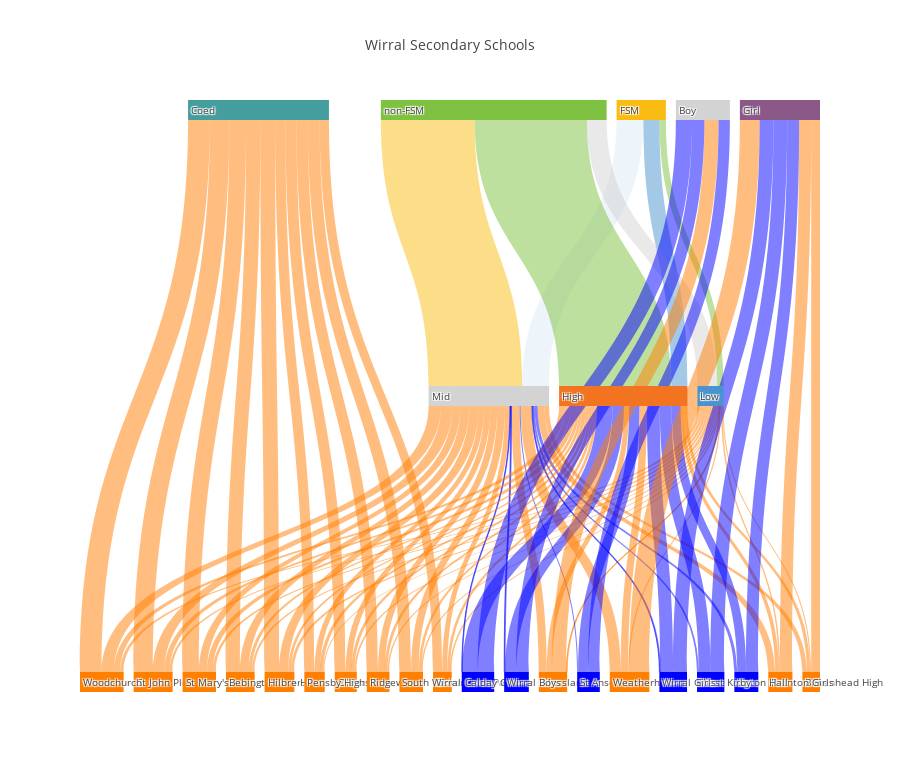

Source (notebook cell):
### Code cell
import plotly.graph_objs as go
import pandas as pd
from plotly.offline import download_plotlyjs, init_notebook_mode, plot, iplot
init_notebook_mode(connected=True)

# Nodes & links
nodes = [
["ID","Label","Color"],
# 20 schools
[0,"Bebington Sports","#FF7F00"],
[1,"Birkenhead High","#FF7F00"],
[2,"Birkenhead Park","#FF7F00"],
[3,"Calday Grange","#0000FF"],
[4,"Hilbre High","#FF7F00"],
[5,"Mosslands","#FF7F00"],
[6,"Oldershaw","#FF7F00"],
[7,"Pensby High","#FF7F00"],
[8,"Prenton Girls","#FF7F00"],
[9,"Ridgeway","#FF7F00"],
[10,"South Wirral","#FF7F00"],
[11,"St Anselm's","#0000FF"],
[12,"St John Pless.","#FF7F00"],
[13,"St Mary's","#FF7F00"],
[14,"Upton Hall","#0000FF"],
[15,"Weatherhead","#FF7F00"],
[16,"West Kirby","#0000FF"],
[17,"Wirral Boys","#0000FF"],
[18,"Wirral Girls","#0000FF"],
[19,"Woodchurch","#FF7F00"],
# SES (FSM or non-FSM)
[20,"FSM","#FABC13"],
[21,"non-FSM","#7FC241"],
# Sex (Girl, Coed, Boy)
[22,"Girl","#8A5988"],
[23,"Coed","#449E9E"],
[24,"Boy","#D3D3D3"],
# Prior Attainment
[25,"Low","#4994CE"],
[26,"Mid","#D3D3D3"],
[27,"High","#F27420"],
# Selective
[28,"Grammar","#4994CE"],
[29,"SecMod","#F27420"],
]


# links with your data
links = [
["Source","Target","Value","Link Color"],
# fsm >> prior_attain
[20,25,416,"rgba(127, 194, 65, 0.5)"],
[20,26,1732,"rgba(219, 233, 246, 0.5)"],
[20,27,1040,"rgba(73, 148, 206, 0.5)"],
[21,25,1275,"rgba(211, 211, 211, 0.5)"],
[21,26,6068,"rgba(250, 188, 19, 0.5)"],
[21,27,7269,"rgba(127, 194, 65, 0.5)"],
    
# prior_attain >> school
[25,0,148,"rgba(255,127,0,0.5)"],
[25,1,69,"rgba(255,127,0,0.5)"],
[25,2,108,"rgba(255,127,0,0.5)"],
[25,3,0,"rgba(0,0,255,0.5)"],
[25,4,192,"rgba(255,127,0,0.5)"],
[25,5,55,"rgba(255,127,0,0.5)"],
[25,6,120,"rgba(255,127,0,0.5)"],
[25,7,72,"rgba(255,127,0,0.5)"],
[25,8,94,"rgba(255,127,0,0.5)"],
[25,9,96,"rgba(255,127,0,0.5)"],
[25,10,99,"rgba(255,127,0,0.5)"],
[25,11,0,"rgba(0,0,255,0.5)"],
[25,12,164,"rgba(255,127,0,0.5)"],
[25,13,184,"rgba(255,127,0,0.5)"],
[25,14,0,"rgba(0,0,255,0.5)"],
[25,15,78,"rgba(255,127,0,0.5)"],
[25,16,0,"rgba(0,0,255,0.5)"],
[25,17,0,"rgba(0,0,255,0.5)"],
[25,18,0,"rgba(0,0,255,0.5)"],
[25,19,212,"rgba(255,127,0,0.5)"],
[26,0,574,"rgba(255,127,0,0.5)"],
[26,1,295,"rgba(255,127,0,0.5)"],
[26,2,324,"rgba(255,127,0,0.5)"],
[26,3,42,"rgba(0,0,255,0.5)"],
[26,4,598,"rgba(255,127,0,0.5)"],
[26,5,523,"rgba(255,127,0,0.5)"],
[26,6,395,"rgba(255,127,0,0.5)"],
[26,7,364,"rgba(255,127,0,0.5)"],
[26,8,449,"rgba(255,127,0,0.5)"],
[26,9,447,"rgba(255,127,0,0.5)"],
[26,10,495,"rgba(255,127,0,0.5)"],
[26,11,66,"rgba(0,0,255,0.5)"],
[26,12,744,"rgba(255,127,0,0.5)"],
[26,13,519,"rgba(255,127,0,0.5)"],
[26,14,194,"rgba(0,0,255,0.5)"],
[26,15,724,"rgba(255,127,0,0.5)"],
[26,16,116,"rgba(0,0,255,0.5)"],
[26,17,63,"rgba(0,0,255,0.5)"],
[26,18,63,"rgba(0,0,255,0.5)"],
[26,19,805,"rgba(255,127,0,0.5)"],
[27,0,204,"rgba(255,127,0,0.5)"],
[27,1,205,"rgba(255,127,0,0.5)"],
[27,2,174,"rgba(255,127,0,0.5)"],
[27,3,1008,"rgba(0,0,255,0.5)"],
[27,4,173,"rgba(255,127,0,0.5)"],
[27,5,340,"rgba(255,127,0,0.5)"],
[27,6,198,"rgba(255,127,0,0.5)"],
[27,7,224,"rgba(255,127,0,0.5)"],
[27,8,237,"rgba(255,127,0,0.5)"],
[27,9,191,"rgba(255,127,0,0.5)"],
[27,10,168,"rgba(255,127,0,0.5)"],
[27,11,666,"rgba(0,0,255,0.5)"],
[27,12,352,"rgba(255,127,0,0.5)"],
[27,13,378,"rgba(255,127,0,0.5)"],
[27,14,581,"rgba(0,0,255,0.5)"],
[27,15,479,"rgba(255,127,0,0.5)"],
[27,16,769,"rgba(0,0,255,0.5)"],
[27,17,734,"rgba(0,0,255,0.5)"],
[27,18,832,"rgba(0,0,255,0.5)"],
[27,19,396,"rgba(255,127,0,0.5)"],

# sex >> school
[23,0,926,"rgba(255,127,0,0.5)"],
[22,1,569,"rgba(255,127,0,0.5)"],
[23,2,606,"rgba(255,127,0,0.5)"],
[24,3,1050,"rgba(0,0,255,0.5)"],
[23,4,963,"rgba(255,127,0,0.5)"],
[24,5,918,"rgba(255,127,0,0.5)"],
[23,6,713,"rgba(255,127,0,0.5)"],
[23,7,660,"rgba(255,127,0,0.5)"],
[22,8,780,"rgba(255,127,0,0.5)"],
[23,9,734,"rgba(255,127,0,0.5)"],
[23,10,762,"rgba(255,127,0,0.5)"],
[24,11,732,"rgba(0,0,255,0.5)"],
[23,12,1260,"rgba(255,127,0,0.5)"],
[23,13,1081,"rgba(255,127,0,0.5)"],
[22,14,775,"rgba(0,0,255,0.5)"],
[22,15,1281,"rgba(255,127,0,0.5)"],
[22,16,885,"rgba(0,0,255,0.5)"],
[24,17,797,"rgba(0,0,255,0.5)"],
[22,18,895,"rgba(0,0,255,0.5)"],
[23,19,1413,"rgba(255,127,0,0.5)"],
]
# Retrieve headers and build dataframes
nodes_headers = nodes.pop(0)
links_headers = links.pop(0)
df_nodes = pd.DataFrame(nodes, columns = nodes_headers)
df_links = pd.DataFrame(links, columns = links_headers)

# Sankey plot setup
data_trace = dict(
    type='sankey',
    domain = dict(
      x =  [0,1],
      y =  [0,1]
    ),
    orientation = "v",
    valueformat = ".0f",
    node = dict(
      pad = 10,
    # thickness = 30,
      line = dict(
        color = "black",
        width = 0
      ),
      label =  df_nodes['Label'].dropna(axis=0, how='any'),
      color = df_nodes['Color']
    ),
    link = dict(
      source = df_links['Source'].dropna(axis=0, how='any'),
      target = df_links['Target'].dropna(axis=0, how='any'),
      value = df_links['Value'].dropna(axis=0, how='any'),
      color = df_links['Link Color'].dropna(axis=0, how='any'),
  )
)

layout = dict(
        title = "Wirral Secondary Schools",
    height = 772,
    font = dict(
      size = 10),)

fig = dict(data=[data_trace], layout=layout)
iplot(fig, validate=False)

### Figure 1 — Plotly figure (JSON) as saved in the notebook; plotly's stock layout.template omitted (floating-point values rounded to 4 significant figures)
{"data": [{"domain": {"x": [0, 1], "y": [0, 1]}, "link": {"color": ["rgba(127, 194, 65, 0.5)", "rgba(219, 233, 246, 0.5)", "rgba(73, 148, 206, 0.5)", "rgba(211, 211, 211, 0.5)", "rgba(250, 188, 19, 0.5)", "rgba(127, 194, 65, 0.5)", "rgba(255,127,0,0.5)", "rgba(255,127,0,0.5)", "rgba(255,127,0,0.5)", "rgba(0,0,255,0.5)", "rgba(255,127,0,0.5)", "rgba(255,127,0,0.5)", "rgba(255,127,0,0.5)", "rgba(255,127,0,0.5)", "rgba(255,127,0,0.5)", "rgba(255,127,0,0.5)", "rgba(255,127,0,0.5)", "rgba(0,0,255,0.5)", "rgba(255,127,0,0.5)", "rgba(255,127,0,0.5)", "rgba(0,0,255,0.5)", "rgba(255,127,0,0.5)", "rgba(0,0,255,0.5)", "rgba(0,0,255,0.5)", "rgba(0,0,255,0.5)", "rgba(255,127,0,0.5)", "rgba(255,127,0,0.5)", "rgba(255,127,0,0.5)", "rgba(255,127,0,0.5)", "rgba(0,0,255,0.5)", "rgba(255,127,0,0.5)", "rgba(255,127,0,0.5)", "rgba(255,127,0,0.5)", "rgba(255,127,0,0.5)", "rgba(255,127,0,0.5)", "rgba(255,127,0,0.5)", "rgba(255,127,0,0.5)", "rgba(0,0,255,0.5)", "rgba(255,127,0,0.5)", "rgba(255,127,0,0.5)", "rgba(0,0,255,0.5)", "rgba(255,127,0,0.5)", "rgba(0,0,255,0.5)", "rgba(0,0,255,0.5)", "rgba(0,0,255,0.5)", "rgba(255,127,0,0.5)", "rgba(255,127,0,0.5)", "rgba(255,127,0,0.5)", "rgba(255,127,0,0.5)", "rgba(0,0,255,0.5)", "rgba(255,127,0,0.5)", "rgba(255,127,0,0.5)", "rgba(255,127,0,0.5)", "rgba(255,127,0,0.5)", "rgba(255,127,0,0.5)", "rgba(255,127,0,0.5)", "rgba(255,127,0,0.5)", "rgba(0,0,255,0.5)", "rgba(255,127,0,0.5)", "rgba(255,127,0,0.5)", "rgba(0,0,255,0.5)", "rgba(255,127,0,0.5)", "rgba(0,0,255,0.5)", "rgba(0,0,255,0.5)", "rgba(0,0,255,0.5)", "rgba(255,127,0,0.5)", "rgba(255,127,0,0.5)", "rgba(255,127,0,0.5)", "rgba(255,127,0,0.5)", "rgba(0,0,255,0.5)", "rgba(255,127,0,0.5)", "rgba(255,127,0,0.5)", "rgba(255,127,0,0.5)", "rgba(255,127,0,0.5)", "rgba(255,127,0,0.5)", "rgba(255,127,0,0.5)", "rgba(255,127,0,0.5)", "rgba(0,0,255,0.5)", "rgba(255,127,0,0.5)", "rgba(255,127,0,0.5)", "rgba(0,0,255,0.5)", "rgba(255,127,0,0.5)", "rgba(0,0,255,0.5)", "rgba(0,0,255,0.5)", "rgba(0,0,255,0.5)", "rgba(255,127,0,0.5)"], "source": [20, 20, 20, 21, 21, 21, 25, 25, 25, 25, 25, 25, 25, 25, 25, 25, 25, 25, 25, 25, 25, 25, 25, 25, 25, 25, 26, 26, 26, 26, 26, 26, 26, 26, 26, 26, 26, 26, 26, 26, 26, 26, 26, 26, 26, 26, 27, 27, 27, 27, 27, 27, 27, 27, 27, 27, 27, 27, 27, 27, 27, 27, 27, 27, 27, 27, 23, 22, 23, 24, 23, 24, 23, 23, 22, 23, 23, 24, 23, 23, 22, 22, 22, 24, 22, 23], "target": [25, 26, 27, 25, 26, 27, 0, 1, 2, 3, 4, 5, 6, 7, 8, 9, 10, 11, 12, 13, 14, 15, 16, 17, 18, 19, 0, 1, 2, 3, 4, 5, 6, 7, 8, 9, 10, 11, 12, 13, 14, 15, 16, 17, 18, 19, 0, 1, 2, 3, 4, 5, 6, 7, 8, 9, 10, 11, 12, 13, 14, 15, 16, 17, 18, 19, 0, 1, 2, 3, 4, 5, 6, 7, 8, 9, 10, 11, 12, 13, 14, 15, 16, 17, 18, 19], "value": [416, 1732, 1040, 1275, 6068, 7269, 148, 69, 108, 0, 192, 55, 120, 72, 94, 96, 99, 0, 164, 184, 0, 78, 0, 0, 0, 212, 574, 295, 324, 42, 598, 523, 395, 364, 449, 447, 495, 66, 744, 519, 194, 724, 116, 63, 63, 805, 204, 205, 174, 1008, 173, 340, 198, 224, 237, 191, 168, 666, 352, 378, 581, 479, 769, 734, 832, 396, 926, 569, 606, 1050, 963, 918, 713, 660, 780, 734, 762, 732, 1260, 1081, 775, 1281, 885, 797, 895, 1413]}, "node": {"color": ["#FF7F00", "#FF7F00", "#FF7F00", "#0000FF", "#FF7F00", "#FF7F00", "#FF7F00", "#FF7F00", "#FF7F00", "#FF7F00", "#FF7F00", "#0000FF", "#FF7F00", "#FF7F00", "#0000FF", "#FF7F00", "#0000FF", "#0000FF", "#0000FF", "#FF7F00", "#FABC13", "#7FC241", "#8A5988", "#449E9E", "#D3D3D3", "#4994CE", "#D3D3D3", "#F27420", "#4994CE", "#F27420"], "label": ["Bebington Sports", "Birkenhead High", "Birkenhead Park", "Calday Grange", "Hilbre High", "Mosslands", "Oldershaw", "Pensby High", "Prenton Girls", "Ridgeway", "South Wirral", "St Anselm's", "St John Pless.", "St Mary's", "Upton Hall", "Weatherhead", "West Kirby", "Wirral Boys", "Wirral Girls", "Woodchurch", "FSM", "non-FSM", "Girl", "Coed", "Boy", "Low", "Mid", "High", "Grammar", "SecMod"], "line": {"color": "black", "width": 0}, "pad": 10}, "orientation": "v", "type": "sankey", "valueformat": ".0f"}], "layout": {"font": {"size": 10}, "height": 772, "title": "Wirral Secondary Schools"}}
